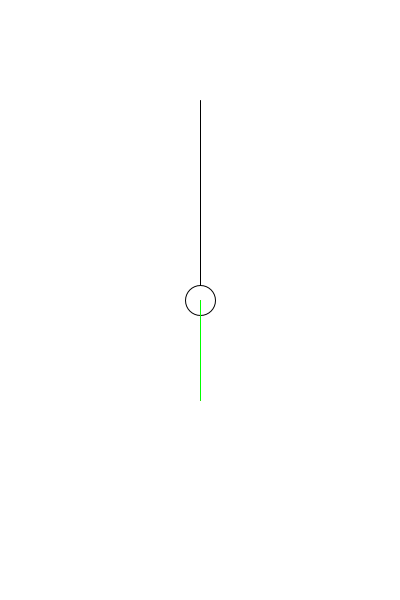
Frame 1 (no input)
Frame 60 (the mouse pressed at the canvas centre just before this capture): identical to frame 1, image omitted
Frame 120 (the mouse held since frame 60 and released just before this capture): identical to frame 1, image omitted

The Processing sketch that drew this single still picture (run headless with seeded random() and noise(); from frame 60 on, the mouse is pressed at the canvas centre):

// Processing sketch: week05_05_pendulum_cos_sin_draw_line
// ── week05_05_pendulum_cos_sin_draw_line.pde
void setup() {
  size(400, 600);
}
float x = 200, y = 300;
void draw() {
  background(255);
  stroke(0);//原來是黑色的線
  line(200, 100, x, y);
  ellipse(x, y, 30, 30);
  stroke(255, 0, 0);
  line(x, y, x, y+100);
  PVector d =new PVector(x-200, y-100).normalize();
  PVector d2 = new PVector(0, 1);
  float g = PVector.dot(d, d2);
  d.mult(100*g);
  stroke(0, 255, 0);
  line(x, y, x+d.x, y+d.y);
}
void mouseDragged() {
  x=mouseX;
  y=mouseY;
}
